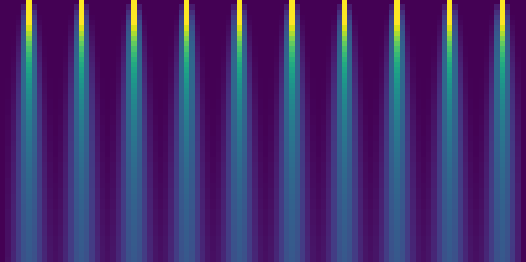

Reproduce this figure in Python.
import numpy as np
import matplotlib.pyplot as plt
from numpy.lib.stride_tricks import as_strided


def sliding_window(Z, size=2):
    n = Z.shape[0]
    s = Z.strides[0]
    return as_strided(Z, shape=(n-size+1, size), strides=(s, s))


Z = np.random.uniform(0.00, 0.05, (50,100))
Z[0,5::10] = 1.5

a = 0.75
for i in range(1, len(Z)):
    Z[i,1:-1] = a*Z[i-1,1:-1] + (1-a)*np.mean(sliding_window(Z[i-1], 3), axis=1)

plt.figure(figsize=(6,3))
plt.subplot(1,1,1,frameon=False)
plt.imshow(Z, vmin=0, vmax=1)
plt.xticks([]), plt.yticks([])
plt.tight_layout()
plt.savefig("diffusion.png")
plt.show()
